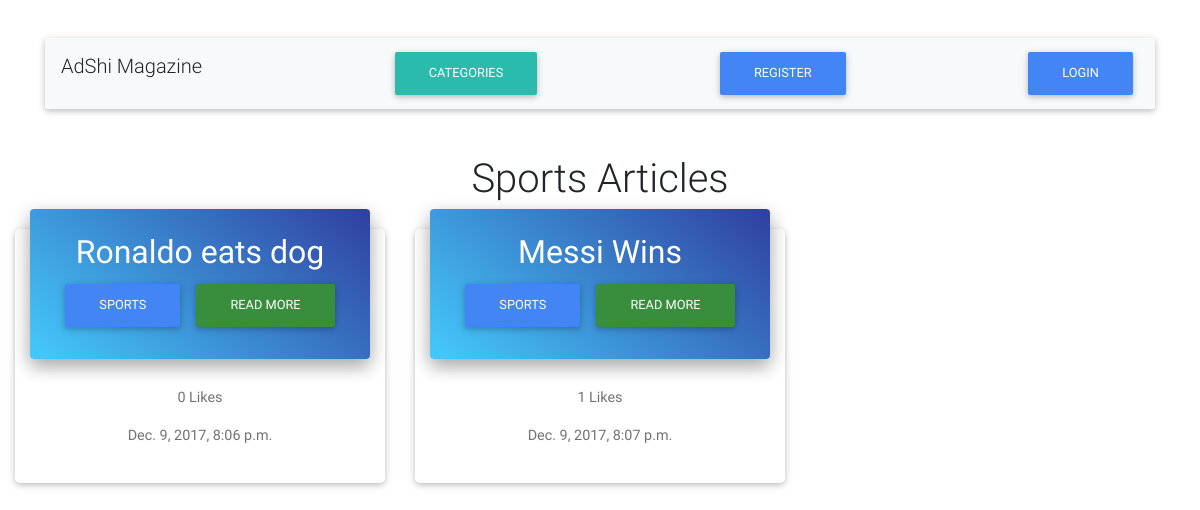
Page /magazine/category/sports on the committed database.
### mag/models.py (models this page shows, shortened)
class Article(models.Model):
    title = models.CharField(max_length=250)
    slug = models.SlugField(max_length=250, unique=True)
    body = models.TextField()
    date_posted = models.DateTimeField(db_index=True, auto_now_add=True)
    category = models.ForeignKey(Category, on_delete=models.CASCADE)
    likes = models.ManyToManyField(MagUser)
    class Meta:
        get_latest_by = "date_posted"

class Category(models.Model):
    title = models.CharField(max_length=250, unique=True)
    slug = models.SlugField(max_length=100, unique=True)

### mag/views.py (the view)
# urls.py: url(r'^category/(?P<c_title>[-\w]+)$', mag_view.articles_in_category, name='articles_category'),
def articles_in_category(request, c_title):
    articles = Article.objects.filter(category__slug=c_title)
    user = __user(request)
    return render(request, 'mag/category_articles.html', context={'articles': articles, 'user': user})

### mag/models.py (called while the page is built)
    def is_authenticated(self):
        return self.email != "anon@default.com" and self.logged_in

### mag/views.py (called while the page is built)
def __user(request):
    user_email = request.session.get('currentUser')
    if user_email is not None:
        return MagUser.objects.get(email=user_email)
    else:
        return defaultUser

### templates/mag/category_articles.html (shortened to what this page needs)
{% extends 'base.html' %}
{% load staticfiles %}
{% block content %}
    <br>
    <h1 style="text-align: center">{{ articles.first.category.title }} Articles</h1>
    <div class='row js-item-container' id="in">
        <br><br>
        {% for arti in articles %}
            <div class='col-lg-4 col-md-6 mb-r' id = '{{ arti.id }}'>
                <div class='card card-cascade narrower'>
                    <div class='view gradient-card-header blue-gradient'>
                        <h2 class='h2-responsive'>{{ arti.title }}</h2>
                        <div class='text-center'>
                            <a href="{% url 'articles_category' c_title=arti.category.slug %}" class='btn btn-primary waves-effect waves-light' id="cat-{{ arti.category.id }}">{{ arti.category.title }}</a>
                            <a href="{% url 'get_article' a_id=arti.id %}" class="btn btn-green waves-effect waves-light" id="art-{{ arti.id }}">Read More</a>
                       </div>
                    </div>
                   <div class='card-body text-center'>
                       <p class='card-text'>{{ arti.likes.count }} Likes</p>
                       <p class="card-text">{{ arti.date_posted }}</p>
                   </div>
                </div>
            </div>
        {% endfor %}
    </div>
{% endblock %}

### rows in the picture
Article: first.category "Sports", title "Ronaldo eats dog", category "SPORTS", likes.count "0", date_posted "Dec. 9, 2017, 8:06 p.m."
Article: title "Messi Wins", category "SPORTS", likes.count "1", date_posted "Dec. 9, 2017, 8:07 p.m."
